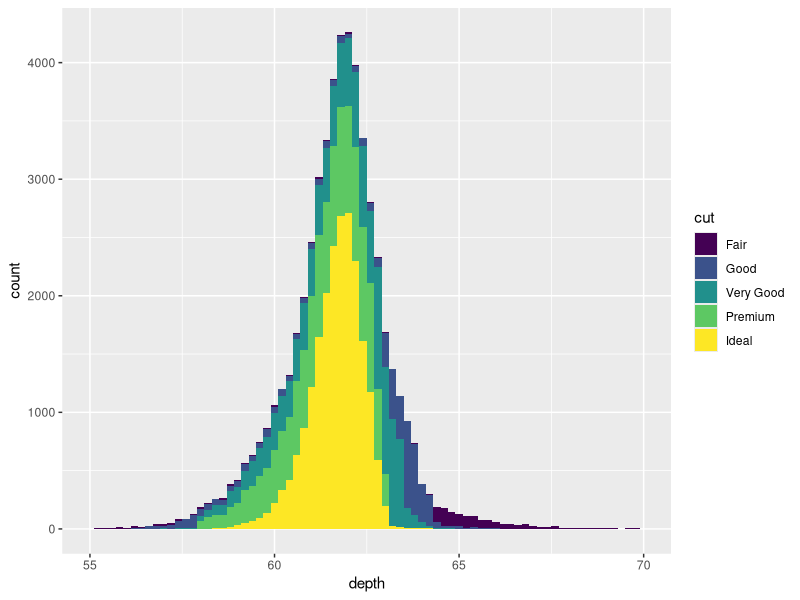
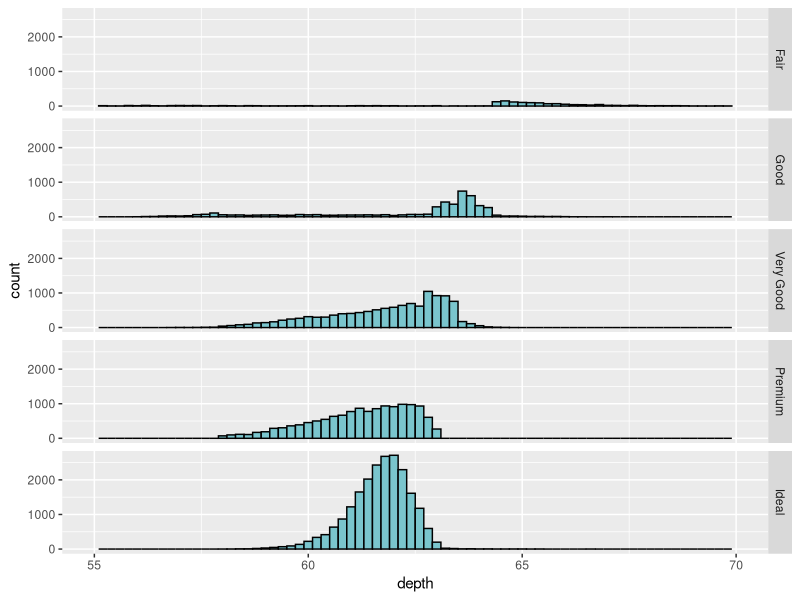
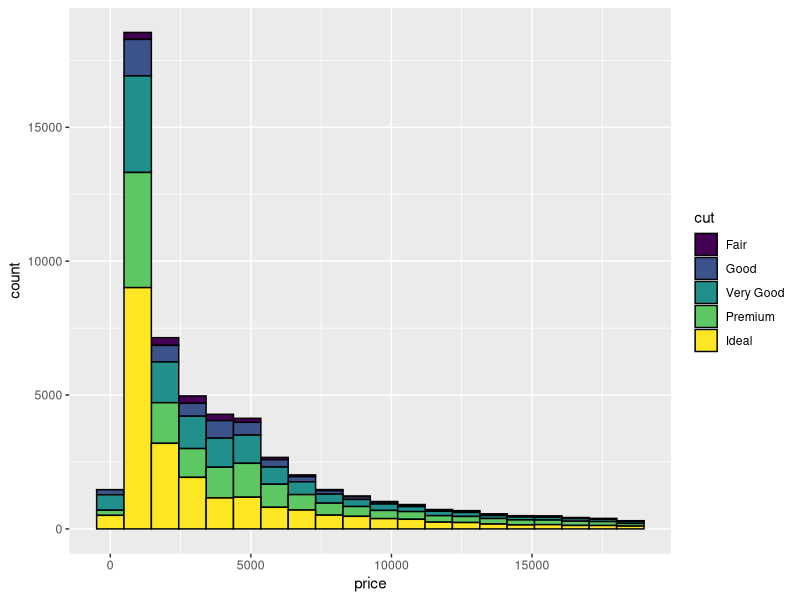
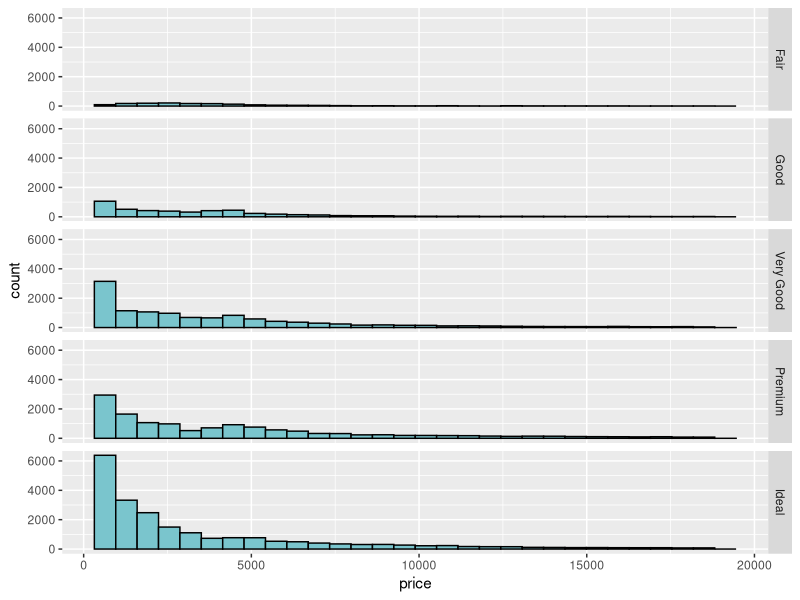
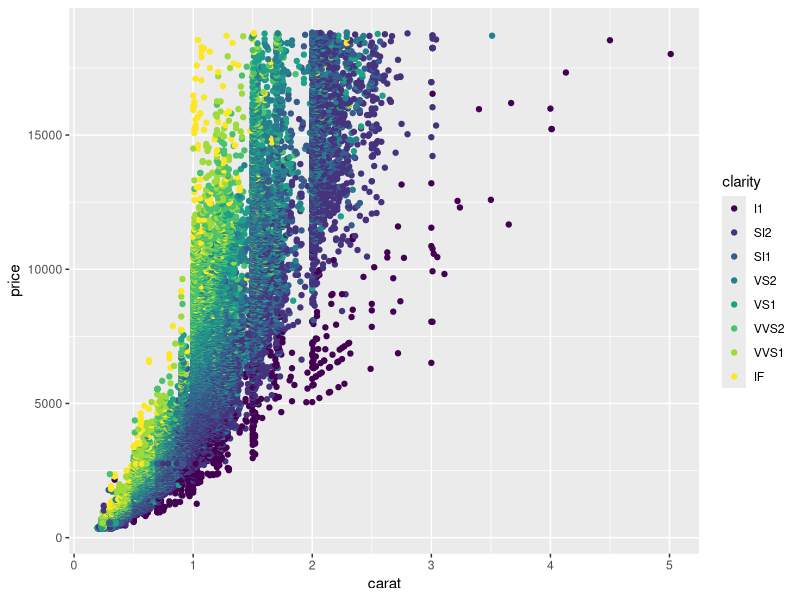

R code for these plots, in order:
## ---- chunk 1
knitr::opts_chunk$set(echo = TRUE)
library(dplyr)
library(ggplot2)
## ---- chunk 2
knitr::kable(summary(diamonds))
## ---- chunk 3
ggplot(diamonds, aes(depth, fill=cut)) +
  geom_histogram(binwidth = 0.2) +
  xlim(55, 70) 
## ---- chunk 4
ggplot(diamonds, aes(depth)) +
  geom_histogram(binwidth = 0.2, color="black", fill = "cadetblue3") +
  facet_grid(cut ~ .) +
  xlim(55, 70) 
## ---- chunk 5
ggplot(diamonds, aes(price, fill=cut)) +
  geom_histogram(bins = 20, color="black")
## ---- chunk 6
ggplot(diamonds, aes(price)) +
  geom_histogram(color="black", fill = "cadetblue3") +
  facet_grid(cut ~ .)
## ---- chunk 7
ggplot(diamonds, aes(carat, price, color=clarity)) + geom_point()
